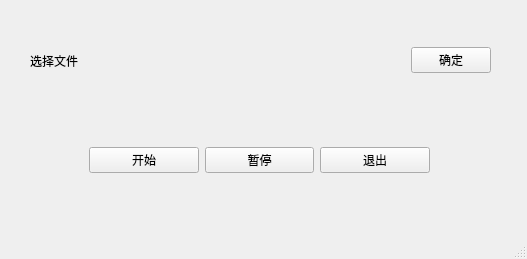
<?xml version="1.0" encoding="UTF-8"?>
<ui version="4.0">
    <class>MainWindow</class>
    <widget class="QMainWindow" name="MainWindow">
        <property name="geometry">
            <rect>
                <x>0</x>
                <y>0</y>
                <width>527</width>
                <height>259</height>
            </rect>
        </property>
        <property name="windowTitle">
            <string>MainWindow</string>
        </property>
        <widget class="QWidget" name="centralwidget">
            <widget class="QWidget" name="horizontalLayoutWidget">
                <property name="geometry">
                    <rect>
                        <x>30</x>
                        <y>10</y>
                        <width>461</width>
                        <height>101</height>
                    </rect>
                </property>
                <layout class="QHBoxLayout" name="horizontalLayout">
                    <item>
                        <widget class="QLabel" name="filename_label">
                            <property name="text">
                                <string>选择文件</string>
                            </property>
                        </widget>
                    </item>
                    <item>
                        <spacer name="horizontalSpacer">
                            <property name="orientation">
                                <enum>Qt::Horizontal</enum>
                            </property>
                            <property name="sizeHint" stdset="0">
                                <size>
                                    <width>40</width>
                                    <height>20</height>
                                </size>
                            </property>
                        </spacer>
                    </item>
                    <item>
                        <widget class="QPushButton" name="choose_button">
                            <property name="text">
                                <string>确定</string>
                            </property>
                        </widget>
                    </item>
                </layout>
            </widget>
            <widget class="QWidget" name="horizontalLayoutWidget_2">
                <property name="geometry">
                    <rect>
                        <x>89</x>
                        <y>120</y>
                        <width>341</width>
                        <height>80</height>
                    </rect>
                </property>
                <layout class="QHBoxLayout" name="horizontalLayout_2">
                    <item>
                        <widget class="QPushButton" name="start_button">
                            <property name="text">
                                <string>开始</string>
                            </property>
                        </widget>
                    </item>
                    <item>
                        <widget class="QPushButton" name="stop_button">
                            <property name="text">
                                <string>暂停</string>
                            </property>
                        </widget>
                    </item>
                    <item>
                        <widget class="QPushButton" name="exit_button">
                            <property name="text">
                                <string>退出</string>
                            </property>
                        </widget>
                    </item>
                </layout>
            </widget>
        </widget>
        <widget class="QMenuBar" name="menubar">
            <property name="geometry">
                <rect>
                    <x>0</x>
                    <y>0</y>
                    <width>527</width>
                    <height>26</height>
                </rect>
            </property>
        </widget>
        <widget class="QStatusBar" name="statusbar"/>
    </widget>
    <resources/>
    <connections/>
</ui>
